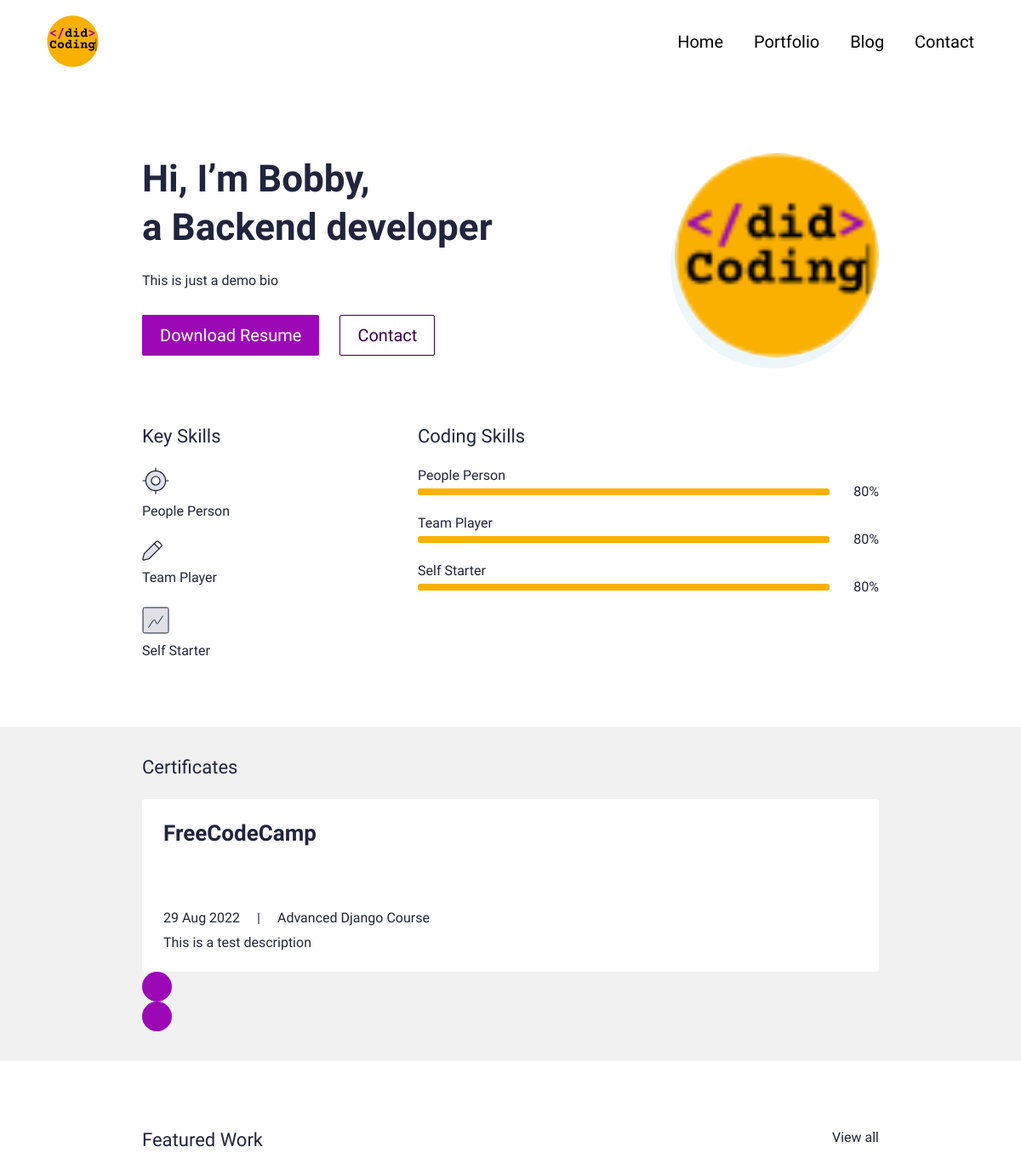
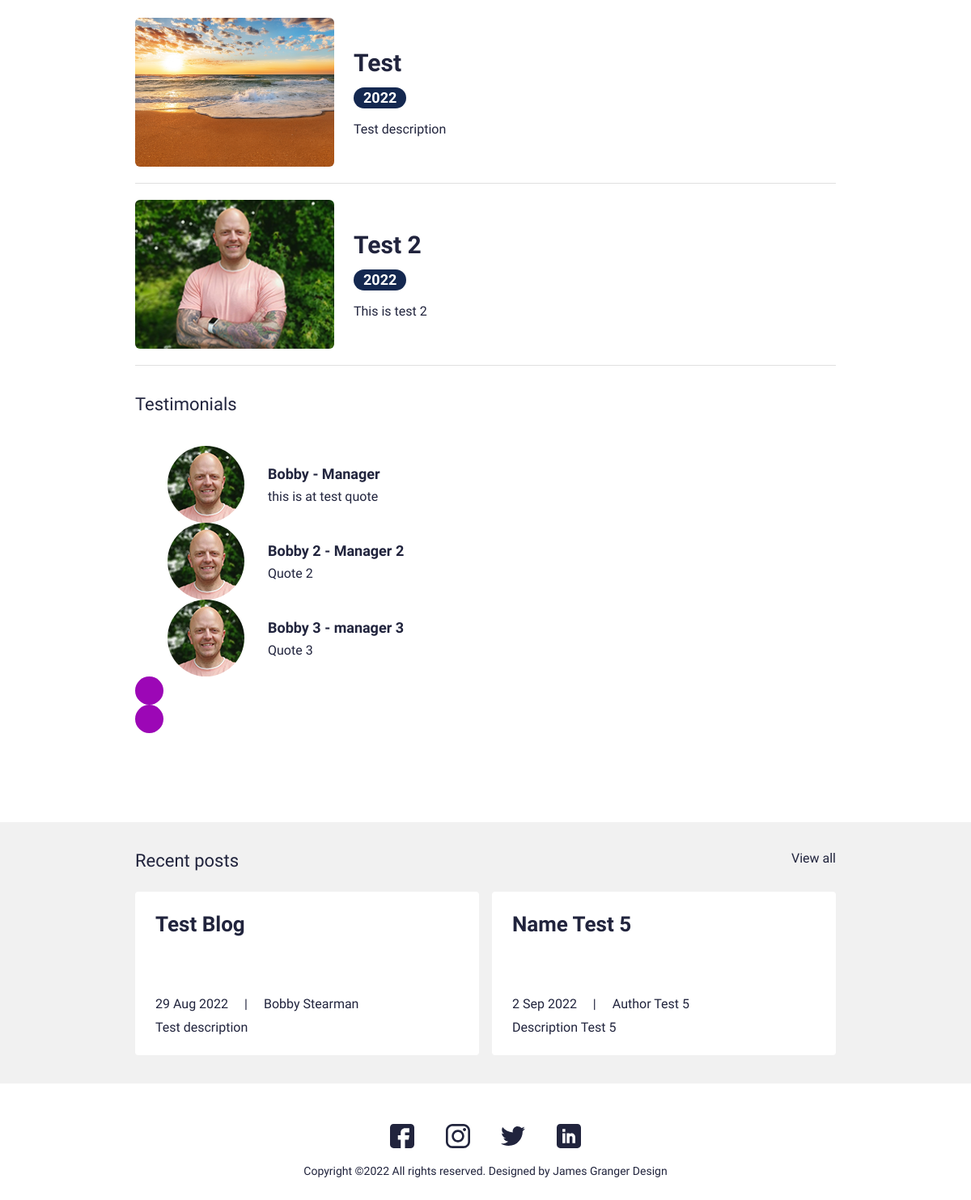
The page / on the database its author committed (2 pictures, top to bottom).
### main/models.py (models this page shows, shortened)
class UserProfile(models.Model):
    class Meta:
        verbose_name_plural = 'User Profiles'
        verbose_name = 'User Profile'
    user = models.OneToOneField(User, on_delete=models.CASCADE)
    avatar = models.ImageField(blank=True, null=True, upload_to="avatar")
    title = models.CharField(max_length=200, blank=True, null=True)
    bio = models.TextField(blank=True, null=True)
    skills = models.ManyToManyField(Skill, blank=True)
    cv = models.FileField(blank=True, null=True, upload_to="cv")

class Skill(models.Model):
    class Meta:
        verbose_name_plural = 'Skills'
        verbose_name = 'Skill'
    name = models.CharField(max_length=20, blank=True, null=True)
    score = models.IntegerField(default=80, blank=True, null=True)
    image = models.FileField(blank=True, null=True, upload_to="skills")
    is_key_skill = models.BooleanField(default=False)

class Certificate(models.Model):
    class Meta:
        verbose_name_plural = 'Certificates'
        verbose_name = 'Certificate'
    date = models.DateTimeField(blank=True, null=True)
    name = models.CharField(max_length=50, blank=True, null=True)
    title = models.CharField(max_length=200, blank=True, null=True)
    description = models.CharField(max_length=500, blank=True, null=True)
    is_active = models.BooleanField(default=True)

class Portfolio(models.Model):
    class Meta:
        verbose_name_plural = 'Portfolio Profiles'
        verbose_name = 'Portfolio'
        ordering = ["name"]
    date = models.DateTimeField(blank=True, null=True)
    name = models.CharField(max_length=200, blank=True, null=True)
    description = models.CharField(max_length=500, blank=True, null=True)
    body = RichTextField(blank=True, null=True)
    image = models.ImageField(blank=True, null=True, upload_to="portfolio")
    slug = models.SlugField(null=True, blank=True)
    is_active = models.BooleanField(default=True)

class Testimonial(models.Model):
    class Meta:
        verbose_name_plural = 'Testimonials'
        verbose_name = 'Testimonial'
        ordering = ["name"]
    thumbnail = models.ImageField(blank=True, null=True, upload_to="testimonials")
    name = models.CharField(max_length=200, blank=True, null=True)
    role = models.CharField(max_length=200, blank=True, null=True)
    quote = models.CharField(max_length=500, blank=True, null=True)
    is_active = models.BooleanField(default=True)

class Blog(models.Model):
    class Meta:
        verbose_name_plural = 'Blog Profiles'
        verbose_name = 'Blog'
        ordering = ["timestamp"]
    timestamp = models.DateTimeField(auto_now_add=True)
    author = models.CharField(max_length=200, blank=True, null=True)
    name = models.CharField(max_length=200, blank=True, null=True)
    description = models.CharField(max_length=500, blank=True, null=True)
    body = RichTextField(blank=True, null=True)
    slug = models.SlugField(null=True, blank=True)
    image = models.ImageField(blank=True, null=True, upload_to="blog")
    is_active = models.BooleanField(default=True)

### main/views.py (the view)
# urls.py: path('', views.IndexView.as_view(), name="home"),
class IndexView(generic.TemplateView):
    template_name = "main/index.html"
    def get_context_data(self, **kwargs):
        context = super().get_context_data(**kwargs)
        testimonials = Testimonial.objects.filter(is_active=True)
        certificates = Certificate.objects.filter(is_active=True)
        blogs = Blog.objects.filter(is_active=True)
        portfolio = Portfolio.objects.filter(is_active=True)
        context["testimonials"] = testimonials
        context["certificates"] = certificates
        context["blogs"] = blogs
        context["portfolio"] = portfolio
        return context

### resume_demo/context_processors.py (called while the page is built)
def project_context(request):
    context = {
        'me': User.objects.first(),
    }
    return context

### main/templates/main/index.html (shortened to what this page needs)
{% extends 'main/base.html' %}
{% load static %}
{% block content %}
<section>
  <div class="bannerSection">
    <div class="container">
      <div class="row g-4 g-md-3  align-items-center">
        <div class="col-md-auto order-md-last">
          <div class="bannerUserImg">
            <img src="{{me.userprofile.avatar.url}}" alt="{{me.first_name|title}} {{me.last_name|title}} avatar">
          </div>
        </div>
        <div class="col-md">
          <div class="bannerContent">
            <h1 class="xlTitle pb-3">Hi, I’m {{me.first_name|title}}, <br> a {{me.userprofile.title}} </br></h1>
            <p>{{me.userprofile.bio}}</p>
            <div class="bannerBtnCol">
              <div class="row">
                <div class="col-auto">
                  <a download href="{{me.userprofile.cv.url}}" class="btn btnPrimary">Download Resume</a>
                </div>
                <div class="col-auto">
                  <a href="{% url 'main:contact' %}" class="btn btnOutline">Contact</a>
                </div>
              </div>
            </div>
          </div>
        </div>
      </div>
    </div>
  </div>
</section>
<section>
  <div class="sectionSpace pt-0">
    <div class="container">
      <div class="row">
        <div class="col-md-auto">
          <div class="keySkillCol">
            <h4 class="smTitle pb-3">Key Skills</h4>
            {% for sk in me.userprofile.skills.all %}
            {% if sk.is_key_skill %}
            <div class="keySkillCard">
              {% if sk.image %}
              <div class="ksIconCol">
                <img src="{{sk.image.url}}" alt="...">
              </div>
              {% endif %}
              <span class="ksText">{{sk.name}}</span>
            </div>
            {% endif %}
            {% endfor %}
          </div>
        </div>
        <div class="col-md">
          <h4 class="smTitle pb-3">Coding Skills</h4>
          <div class="progressCol">
            <div class="progressCard">
              {% for sk in me.userprofile.skills.all %}
              {% if sk.is_key_skill %}
              <div class="progressCol">
                <span class="progressLbl">{{sk.name}}</span>
                <div class="row g-2 align-items-center">
                  <div class="col">
                    <div class="progress progressStyle">
                      <div class="progress-bar" role="progressbar" style="width: '{{sk.score}}%'" aria-valuenow="{{sk.score}}" aria-valuemin="0" aria-valuemax="100"></div></div>
                  </div>
                  <div class="col-auto">
                    <span class="pLbl">{{sk.score}}%</span>
                  </div>
                </div>
              </div>
              {% endif %}
              {% endfor %}
            </div>
          </div>
        </div>
      </div>
    </div>
  </div>
</section>
<section>
  <div class="sectionSpaceSm lightBg">
    <div class="container">
      <div class="row pb-3">
        <div class="col">
          <h4 class="smText regular">Certificates</h4>
        </div>
      </div>
      <div class="sliderOuter">
        <div class="swiper certificatesSlider">
          <div class="swiper-wrapper">
          {% for c in certificates %}
          {% if c.is_active %}
            <div class="swiper-slide">
              <div class="cardStyle1">
                <h4 class="mdTitle cs1Title">
                  <a href="javascript:void(0)">{{c.title}}</a>
                </h4>
                <ul class="cardOptionCol">
                  <li>{{c.date.date}}</li>
                  <li>{{c.name|title}}</li>
                </ul>
                <p>{{c.description}}</p>
              </div>
            </div>
            {% endif %}
            {% endfor %}
          </div>
        </div>
        <div class="cert-swiper-button-next swiper-button-next swiperBtnStyle"></div>
        <div class="cert-swiper-button-prev swiper-button-prev swiperBtnStyle"></div>
      </div>
    </div>
  </div>
</section>
<section>
  <div class="sectionSpace">
    <div class="container">
      <div class="portfolioCol">
        <div class="row pb-3">
          <div class="col">
            <h4 class="smText regular">Featured Work</h4>
          </div>
          <div class="col-auto">
            <a href="{% url 'main:portfolio' %}" class="simpleLink">View all</a>
          </div>
        </div>
        {% for p in portfolio %}
        {% if p.is_active %}
        <div class="portfolioCard">
          <div class="row g-4 align-items-center">
            <div class="col-md-auto">
              <div class="portfolioImgCol">
                <a href="{% url 'main:portfolio' %}"><img src="{{p.image.url}}" alt="..."></a>
              </div>
            </div>
            <div class="col-md">
              <div class="portfolioContentCol">
                <h4 class="lgTitle"><a href="{% url 'main:portfolio' %}">{{p.name}}</a></h4>
                <ul class="portfolioOption">
                  <li><span class="dateLbl">{{p.date.year}}</span></li>
                </ul>
                <p>{{p.description}}</p>
              </div>
            </div>
          </div>
        </div>
        {% endif %}
        {% endfor %}
      </div>
      <div class="testimonialCol">
        <h4 class="smText regular d-block">Testimonials</h4>
        <div class="testimonialSlider">
          <div class="swiper testimonialSwiper">
            <div class="swiper-wrapper">
              {% for t in testimonials %}
              {% if t.is_active %}
              <div class="swiper-slide">
                <div class="testimonialCard">
                  <div class="row align-items-center">
                    <div class="col-sm-auto">
                      <div class="tImgCol">
                        <img src="{{t.thumbnail.url}}" alt="...">
                      </div>
                    </div>
                    <div class="col-sm">
                      <div class="tContentCol">
                        <h4 class="xsTitle bold">{{t.name}} - {{t.role}}</h4>
                        <p>{{t.quote}}</p>
                      </div>
                    </div>
                  </div>
                </div>
              </div>
              {% endif %}
              {% endfor %}
            </div>
            <div class="test-swiper-button-next swiper-button-next swiperBtnStyle"></div>
            <div class="test-swiper-button-prev swiper-button-prev swiperBtnStyle"></div>
          </div>
        </div>
      </div>
    </div>
  </div>
</section>
<section>
  <div class="sectionSpaceSm lightBg">
    <div class="container">
      <div class="row pb-3">
        <div class="col">
          <h4 class="smText regular">Recent posts</h4>
        </div>
        <div class="col-auto">
          <a href="{% url 'main:blogs' %}" class="simpleLink">View all</a>
        </div>
      </div>
      <div class="row g-3">
        {% for b in blogs %}
        {% if b.is_active %}
        <div class="col-lg-6">
          <div class="cardStyle1">
            <h4 class="mdTitle cs1Title"><a href="{% url 'main:blog' slug=b.slug %}">{{b.name}}</a></h4>
            <ul class="cardOptionCol">
              <li>{{b.timestamp.date}}</li>
              <li>{{b.author}}</li>
            </ul>
            <p>{{b.description}}</p>
          </div>
        </div>
        {% endif %}
        {% endfor %}
      </div>
    </div>
  </div>
</section>
{% endblock %}

### main/templates/main/base.html (shortened to what this page needs)
{% load static %}
<!doctype html>
<html lang="en">
  <head>
    <link href="{% static 'css/bootstrap.min.css' %}" rel="stylesheet">
    <link rel="stylesheet" href="https://unpkg.com/swiper@7.0.5/swiper-bundle.min.css">
    <link href="{% static 'css/style.css' %}" rel="stylesheet">
  </head>
  <body>
    {% include 'main/partials/nav.html' %}
    {% block content %}{% endblock %}
    {% include 'main/partials/footer.html' %}
  </body>
</html>

### main/templates/main/partials/nav.html (shortened to what this page needs)
{% load static %}
<header>
    <div class="headerCol">
        <div class="container-fluid">
        <div class="row align-items-center">
            <div class="col-auto">
            <div class="logoCol"><a href="{% url 'main:home' %}"><img src="{% static 'images/logo.png' %}" alt="..."></a></div>
            </div>
            <div class="col">
            <div class="navCollapseCol">
                <div class="navCol">
                <ul>
                    <li><a href="{% url 'main:home'%}">Home</a></li>
                    <li><a href="{% url 'main:portfolio' %}">Portfolio</a></li>
                    <li><a href="{% url 'main:blogs' %}">Blog</a></li>
                    <li><a href="{% url 'main:contact'%}">Contact</a></li>
                </ul>
                </div>
            </div>
            </div>
        </div>
        </div>
    </div>
</header>

### main/templates/main/partials/footer.html
{% load static %}
<footer>
    <div class="footerCol">
        <div class="container">
        <ul class="socialCol">
            <li><a href="javascript:void(0)"><img src="{% static 'images/fb.svg' %}" alt="..."></a></li>
            <li><a href="javascript:void(0)"><img src="{% static 'images/insta.svg' %}" alt="..."></a></li>
            <li><a href="javascript:void(0)"><img src="{% static 'images/twitter.svg' %}" alt="..."></a></li>
            <li><a href="javascript:void(0)"><img src="{% static 'images/linkedin.svg' %}" alt="..."></a></li>
        </ul>
        <div class="copyrightCol">
            <p>Copyright ©{% now 'Y' %} All rights reserved. Designed by <a href="https://jamesgrangerdesign.co.uk/" target="_blank">James Granger Design</a></p>
        </div>
        </div>
    </div>
    </footer>

### rows shown on the page
Skill: image (picture), name "People Person", score "80"
Skill: image (picture), name "Team Player", score "80"
Skill: image (picture), name "Self Starter", score "80"
Certificate: title "FreeCodeCamp", date "29 Aug 2022", name "Advanced Django Course", description "This is a test description"
Portfolio: image (picture), name "Test", date.year "2022", description "Test description"
Portfolio: image (picture), name "Test 2", date.year "2022", description "This is test 2"
Testimonial: thumbnail (picture), name "Bobby", role "Manager", quote "this is at test quote"
Testimonial: thumbnail (picture), name "Bobby 2", role "Manager 2", quote "Quote 2"
Testimonial: thumbnail (picture), name "Bobby 3", role "manager 3", quote "Quote 3"
Blog: name "Test Blog", timestamp "29 Aug 2022", author "Bobby Stearman", description "Test description"
Blog: name "Name Test 5", timestamp "2 Sep 2022", author "Author Test 5", description "Description Test 5"

### other values the page prints
{{ me.first_name|title }} "Bobby"
{{ me.userprofile.title }} "Backend developer"
{{ me.userprofile.bio }} "This is just a demo bio"
